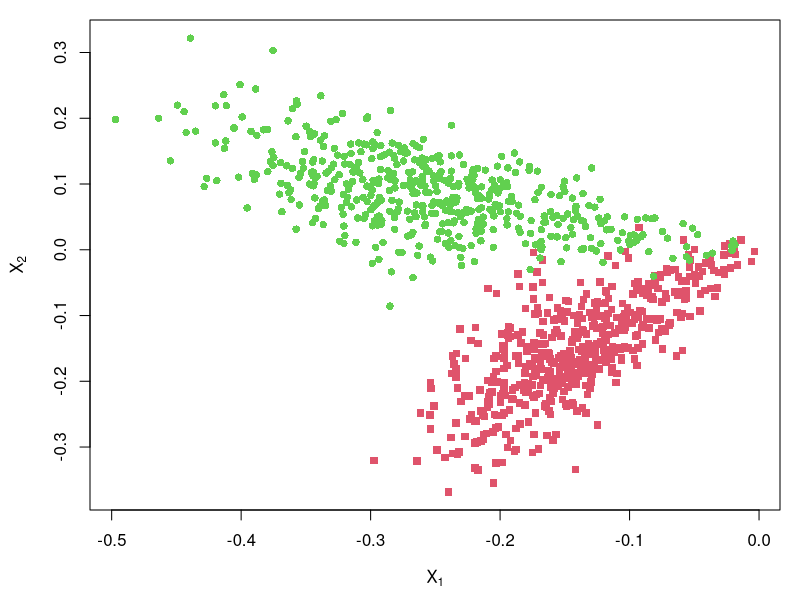
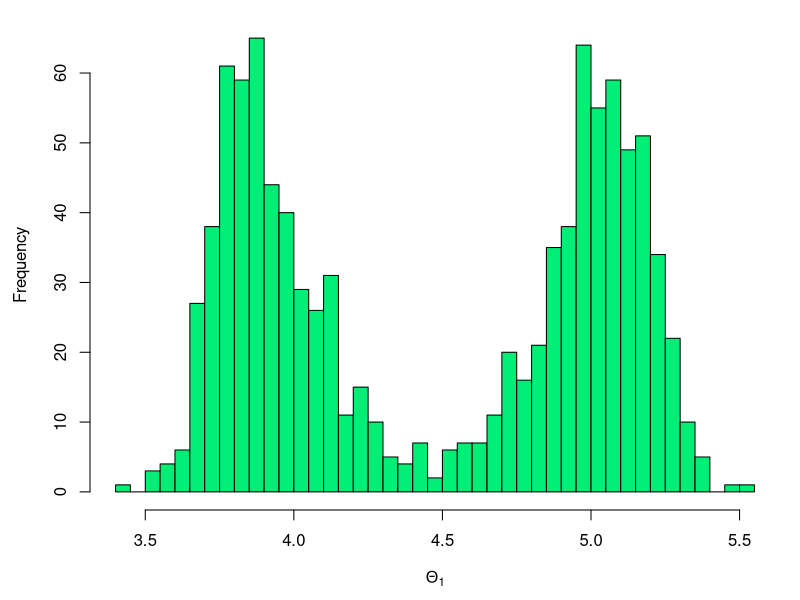
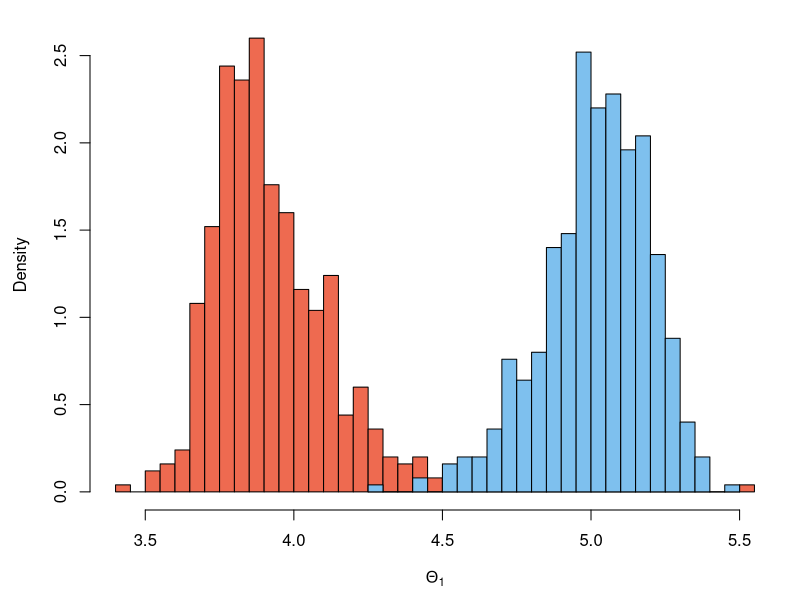
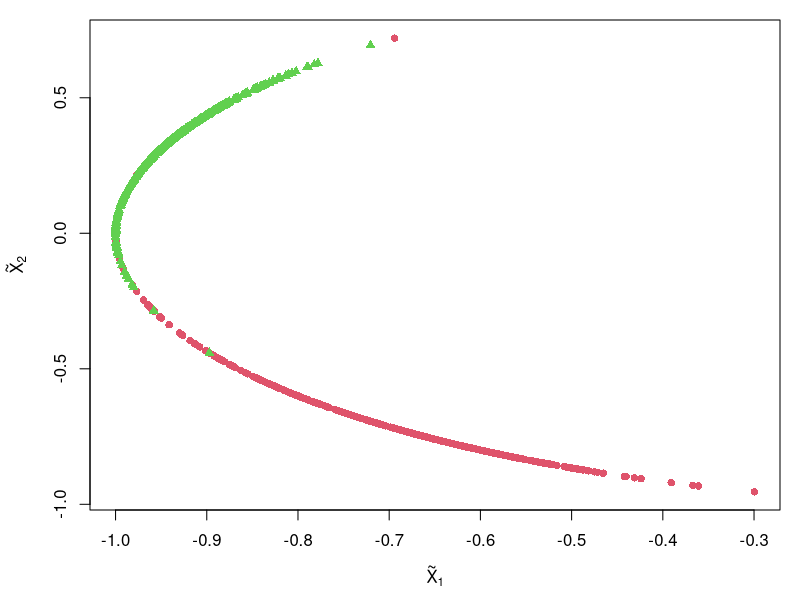

R code for these plots, in order:
#' @title   Reproduces data for Figure 5
#' @author  Francesco Sanna Passino

## Simulation DCSBM
set.seed(111)
n = 1000
A = matrix(0,nrow=n,ncol=n)
B = matrix(c(0.1,0.05,0.05,0.15),byrow=TRUE,nrow=2,ncol=2)
set.seed(1771)
z = c(rep(1,500),rep(2,500))
rho = rbeta(n=n,shape1=2,shape2=1)
for(i in 1:(n-1)){
  for(j in (i+1):n){
    A[i,j] = rbinom(size=1,n=1,prob=rho[i] * rho[j] * B[z[i],z[j]])
    A[j,i] = A[i,j] 
  }
}

## 2-dimensional ASE
s = eigen(A)
X = s$vectors[,1:2] %*% diag(sqrt(s$values[1:2]))
X = X[rowSums(A) > 0,]
z = z[rowSums(A) > 0]

## Plot of the 2-dimensional ASE
par(mar=c(4.5,4.5,1,1))
plot(X[,1],X[,2], pch=(15:18)[z], col=z+1, xlab=expression(X[1]), ylab=expression(X[2]))

## Calculate spherical coordinates
cart_to_pol = function(x){
  pol_coor = matrix(nrow=nrow(x),ncol=ncol(x)-1)
  for(i in 1:nrow(x)){
    q = acos(x[i,2] / norm(x[i,1:2],type='2'))
    if(x[i,1] >= 0){
      pol_coor[i,1] = q
    } else {
      pol_coor[i,1] = 2*pi - q
    }
    if(ncol(x) > 2){
      for(j in 2:(ncol(x)-1)){
        pol_coor[i,j] = 2 * acos(x[i,j+1] / norm(x[i,1:(j+1)],type='2'))
      }
    }
  }
  return(pol_coor)
}

## Spherical coordinates
theta = cart_to_pol(X)
hist(theta[,1], breaks=50, c='SpringGreen2', main='', xlab=expression(Theta[1]))
hist(theta[z==1,1], breaks=50, freq=FALSE, c='Coral2', main='', xlab=expression(Theta[1]))
hist(theta[z==2,1], breaks=30, freq=FALSE, add=TRUE, c='SkyBlue2')

## Normalise
X_tilde = t(scale(t(X),center=FALSE,scale=apply(X,MARGIN=1,FUN=norm,type='2')))
plot(X_tilde[,1], X_tilde[,2], col=z+1, xlab=expression(tilde(X)[1]), ylab=expression(tilde(X)[2]), pch=c(16,17)[z])
